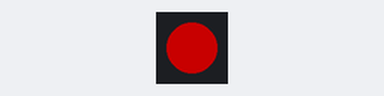
A sketch run on a simulated Arduino Mega 2560, built with avr-gcc and run on an emulated ATmega2560. Parts: 1 RGB LEDs in strip order, left to right. Dim RGB values are drawn brighter than linear; what the sketch prints to the serial monitor is not drawn.

Above: at 0.15 s.
At 9.52 s:
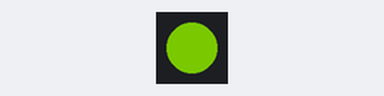
At 19.63 s:
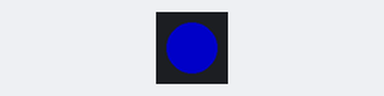
At 39.17 s:
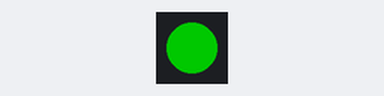
Timing chart, 0 to 40.0 s (numbered marks = the images above):
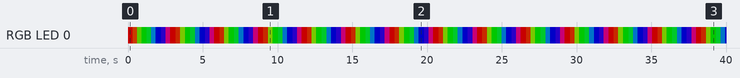

Measured:
- by itself, RGB LED 0: off → RGB(100, 0, 0) at 0.00 s, → RGB(100, 30, 0) 0.31 s later, → RGB(44, 100, 0) 0.31 s later, → RGB(0, 100, 0) 0.31 s later, … (163 changes in this stretch)

The sketch:

RGB_led_DEMO.ino
```cpp
/*
  RGB Led DEMO

  This code controls the builtin RGB status led of the OBJEX ELPM module.
  It uses the Adafruit_NeoPixel library to manage the LED. The code defines
  a function called "rainbow" that cycles the LED through a rainbow color spectrum.
  The "loop" function continuously calls the "rainbow" function with a delay
  of 10 milliseconds, creating a smooth rainbow animation.
*/

#include <Adafruit_NeoPixel.h>

#define LED_PIN    48   // GPIO connected to RGB status led (WS2812B)
#define LED_COUNT 1

Adafruit_NeoPixel led(LED_COUNT, LED_PIN, NEO_GRB + NEO_KHZ800);  // Create a Adafruit_NeoPixel object to control the LED

void rainbow(int wait) {
  for(long firstPixelHue = 0; firstPixelHue < 5*65536; firstPixelHue += 256) {
    led.rainbow(firstPixelHue);
    led.show();
    delay(wait);
  }
}

void setup() {
  Serial.begin(115200);
  Serial.println("ELPM RGB TEST");

  led.begin();  // Initialize NeoPixel led object
  led.show();   // Turn OFF LED
  led.setBrightness(100);
}

void loop() {
  rainbow(10);  // Run the rainbow effect
}
```
